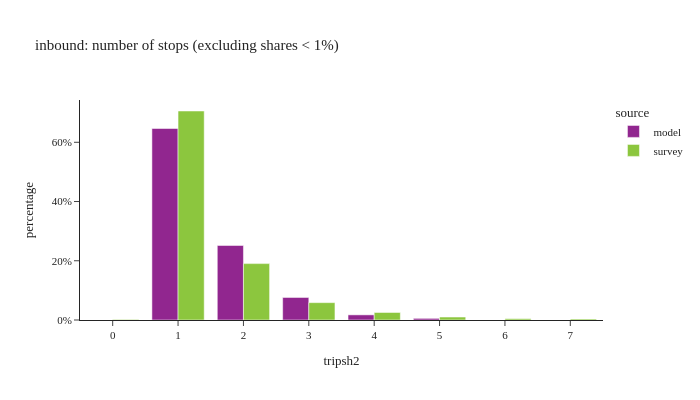

Notebook cell for this chart:
### Code cell
df_plot = (
    df_tour.group_by(['tripsh2', 'source'])
    .agg(pl.col('toexpfac').sum())
    .with_columns(
        (pl.col('toexpfac') / pl.col('toexpfac').sum().over(['source'])).alias('percentage')
    )
    .filter(pl.col('percentage') > 0.001)
)

df_plot_pd = df_plot.sort(['source']).to_pandas()

fig = px.bar(df_plot_pd, x="tripsh2", y="percentage", color="source",
             barmode="group",title="inbound: number of stops (excluding shares < 1%)",
             hover_data=['toexpfac'])
fig.update_layout(height=400, width=700, font=dict(size=11),
                  xaxis = dict(dtick = 1, categoryorder='category ascending'),
                  yaxis=dict(tickformat=".0%"))
fig.show()

### Figure 1 — Plotly figure (JSON) as saved in the notebook; plotly's stock layout.template omitted (floating-point values rounded to 4 significant figures)
{"data": [{"alignmentgroup": "True", "customdata": [[31960.0], [3762000.0], [1464000.0], [101100.0], [442600.0]], "hovertemplate": "source=model<br>tripsh2=%{x}<br>percentage=%{y}<br>toexpfac=%{customdata[0]}<extra></extra>", "legendgroup": "model", "marker": {"color": "#91268F", "pattern": {"shape": ""}}, "name": "model", "offsetgroup": "model", "orientation": "v", "showlegend": true, "textposition": "auto", "type": "bar", "x": [5, 1, 2, 4, 3], "xaxis": "x", "y": [0.005493, 0.6465, 0.2516, 0.01737, 0.07606], "yaxis": "y"}, {"alignmentgroup": "True", "customdata": [[246600.0], [7988.0], [13970.0], [801400.0], [2971000.0], [106900.0], [18910.0], [42150.0]], "hovertemplate": "source=survey<br>tripsh2=%{x}<br>percentage=%{y}<br>toexpfac=%{customdata[0]}<extra></extra>", "legendgroup": "survey", "marker": {"color": "#8CC63E", "pattern": {"shape": ""}}, "name": "survey", "offsetgroup": "survey", "orientation": "v", "showlegend": true, "textposition": "auto", "type": "bar", "x": [3, 0, 7, 2, 1, 4, 6, 5], "xaxis": "x", "y": [0.05859, 0.001897, 0.003318, 0.1904, 0.7057, 0.0254, 0.004492, 0.01001], "yaxis": "y"}], "layout": {"barmode": "group", "font": {"size": 11}, "height": 400, "legend": {"title": {"text": "source"}, "tracegroupgap": 0}, "title": {"text": "inbound: number of stops (excluding shares < 1%)"}, "width": 700, "xaxis": {"anchor": "y", "categoryorder": "category ascending", "domain": [0.0, 1.0], "dtick": 1, "title": {"text": "tripsh2"}}, "yaxis": {"anchor": "x", "domain": [0.0, 1.0], "tickformat": ".0%", "title": {"text": "percentage"}}}}
